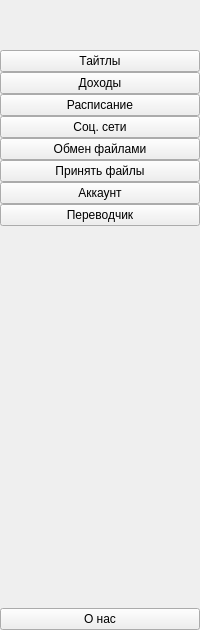
         <widget class="QWidget" name="fullMenu" native="true">
          <layout class="QVBoxLayout" name="verticalLayout_4">
           <property name="spacing">
            <number>0</number>
           </property>
           <property name="leftMargin">
            <number>0</number>
           </property>
           <property name="topMargin">
            <number>0</number>
           </property>
           <property name="rightMargin">
            <number>0</number>
           </property>
           <property name="bottomMargin">
            <number>0</number>
           </property>
           <item>
            <layout class="QHBoxLayout" name="horizontalLayout">
             <property name="spacing">
              <number>6</number>
             </property>
             <item>
              <widget class="QLabel" name="label_2">
               <property name="minimumSize">
                <size>
                 <width>50</width>
                 <height>50</height>
                </size>
               </property>
               <property name="maximumSize">
                <size>
                 <width>50</width>
                 <height>50</height>
                </size>
               </property>
               <property name="text">
                <string/>
               </property>
               <property name="pixmap">
                <pixmap resource="resource.qrc">:/icon/icon/Logo(100x100).png</pixmap>
               </property>
               <property name="scaledContents">
                <bool>true</bool>
               </property>
              </widget>
             </item>
            </layout>
           </item>
           <item>
            <layout class="QVBoxLayout" name="verticalLayout_2">
             <property name="spacing">
              <number>0</number>
             </property>
             <item>
              <widget class="QPushButton" name="titleBtn_2">
               <property name="text">
                <string>Тайтлы</string>
               </property>
               <property name="icon">
                <iconset resource="resource.qrc">
                 <normaloff>:/icon/icon/free-icon-book-9193009.png</normaloff>:/icon/icon/free-icon-book-9193009.png</iconset>
               </property>
               <property name="iconSize">
                <size>
                 <width>20</width>
                 <height>20</height>
                </size>
               </property>
               <property name="checkable">
                <bool>true</bool>
               </property>
               <property name="autoExclusive">
                <bool>true</bool>
               </property>
              </widget>
             </item>
             <item>
              <widget class="QPushButton" name="incomeBtn_2">
               <property name="text">
                <string>Доходы</string>
               </property>
               <property name="icon">
                <iconset resource="resource.qrc">
                 <normaloff>:/icon/icon/free-icon-coin-550650.png</normaloff>:/icon/icon/free-icon-coin-550650.png</iconset>
               </property>
               <property name="iconSize">
                <size>
                 <width>20</width>
                 <height>20</height>
                </size>
               </property>
               <property name="checkable">
                <bool>true</bool>
               </property>
               <property name="autoExclusive">
                <bool>true</bool>
               </property>
              </widget>
             </item>
             <item>
              <widget class="QPushButton" name="scheduleBtn_2">
               <property name="text">
                <string>Расписание</string>
               </property>
               <property name="icon">
                <iconset resource="resource.qrc">
                 <normaloff>:/icon/icon/free-icon-clock-2902894.png</normaloff>:/icon/icon/free-icon-clock-2902894.png</iconset>
               </property>
               <property name="iconSize">
                <size>
                 <width>20</width>
                 <height>20</height>
                </size>
               </property>
               <property name="checkable">
                <bool>true</bool>
               </property>
               <property name="autoExclusive">
                <bool>true</bool>
               </property>
              </widget>
             </item>
             <item>
              <widget class="QPushButton" name="socialNetworksBtn_2">
               <property name="text">
                <string>Соц. сети</string>
               </property>
               <property name="icon">
                <iconset resource="resource.qrc">
                 <normaloff>:/icon/icon/free-icon-social-media-9351311.png</normaloff>:/icon/icon/free-icon-social-media-9351311.png</iconset>
               </property>
               <property name="iconSize">
                <size>
                 <width>20</width>
                 <height>20</height>
                </size>
               </property>
               <property name="checkable">
                <bool>true</bool>
               </property>
               <property name="autoExclusive">
                <bool>true</bool>
               </property>
              </widget>
             </item>
             <item>
              <widget class="QPushButton" name="fileSharingBtn_2">
               <property name="text">
                <string>Обмен файлами</string>
               </property>
               <property name="icon">
                <iconset resource="resource.qrc">
                 <normaloff>:/icon/icon/free-icon-file-sharing-10004135.png</normaloff>:/icon/icon/free-icon-file-sharing-10004135.png</iconset>
               </property>
               <property name="iconSize">
                <size>
                 <width>20</width>
                 <height>20</height>
                </size>
               </property>
               <property name="checkable">
                <bool>true</bool>
               </property>
               <property name="autoExclusive">
                <bool>true</bool>
               </property>
              </widget>
             </item>
             <item>
              <widget class="QPushButton" name="acceptFileBtn_2">
               <property name="text">
                <string>Принять файлы</string>
               </property>
               <property name="icon">
                <iconset resource="resource.qrc">
                 <normaloff>:/icon/icon/free-icon-envelope-2168955.png</normaloff>:/icon/icon/free-icon-envelope-2168955.png</iconset>
               </property>
               <property name="iconSize">
                <size>
                 <width>20</width>
                 <height>20</height>
                </size>
               </property>
               <property name="checkable">
                <bool>true</bool>
               </property>
               <property name="autoExclusive">
                <bool>true</bool>
               </property>
              </widget>
             </item>
             <item>
              <widget class="QPushButton" name="accountBtn_2">
               <property name="text">
                <string>Аккаунт</string>
               </property>
               <property name="icon">
                <iconset resource="resource.qrc">
                 <normaloff>:/icon/icon/person.png</normaloff>:/icon/icon/person.png</iconset>
               </property>
               <property name="iconSize">
                <size>
                 <width>20</width>
                 <height>20</height>
                </size>
               </property>
               <property name="checkable">
                <bool>true</bool>
               </property>
               <property name="autoExclusive">
                <bool>true</bool>
               </property>
              </widget>
             </item>
             <item>
              <widget class="QPushButton" name="translateBtn_2">
               <property name="text">
                <string>Переводчик</string>
               </property>
               <property name="icon">
                <iconset resource="resource.qrc">
                 <normaloff>:/icon/icon/education.png</normaloff>:/icon/icon/education.png</iconset>
               </property>
               <property name="iconSize">
                <size>
                 <width>20</width>
                 <height>20</height>
                </size>
               </property>
               <property name="checkable">
                <bool>true</bool>
               </property>
               <property name="autoExclusive">
                <bool>true</bool>
               </property>
              </widget>
             </item>
            </layout>
           </item>
           <item>
            <spacer name="verticalSpacer_2">
             <property name="orientation">
              <enum>Qt::Vertical</enum>
             </property>
             <property name="sizeHint" stdset="0">
              <size>
               <width>20</width>
               <height>382</height>
              </size>
             </property>
            </spacer>
           </item>
           <item>
            <widget class="QPushButton" name="aboutUs_2">
             <property name="text">
              <string>О нас</string>
             </property>
             <property name="icon">
              <iconset resource="resource.qrc">
               <normaloff>:/icon/icon/info.png</normaloff>:/icon/icon/info.png</iconset>
             </property>
             <property name="iconSize">
              <size>
               <width>20</width>
               <height>20</height>
              </size>
             </property>
             <property name="checkable">
              <bool>true</bool>
             </property>
             <property name="autoExclusive">
              <bool>true</bool>
             </property>
            </widget>
           </item>
          </layout>
         </widget>
